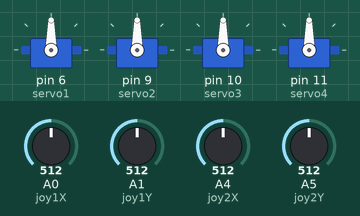
A sketch run on a simulated Arduino Uno, built with avr-gcc and run on an emulated ATmega328P. On the bench: 4 × servo. The test bench sets the inputs (shaded band); at power-on: A0 (joy1X) = 512, A1 (joy1Y) = 512, A4 (joy2X) = 512, A5 (joy2Y) = 512.

Above: at 1.2 s.
1.3 s: A0 (joy1X) set to 716
At 2.1 s:
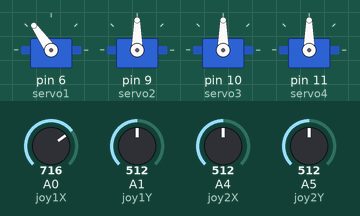
2.8 s: A1 (joy1Y) set to 716
At 3.2 s:
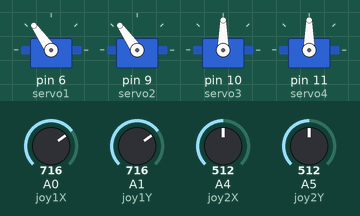
4.3 s: A4 (joy2X) set to 716
At 5.5 s:
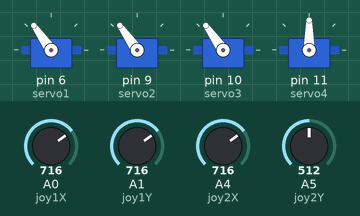
5.8 s: A5 (joy2Y) set to 716
At 6.7 s:
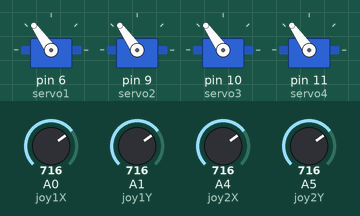
7.3 s: A0 (joy1X) set to 992
At 7.9 s:
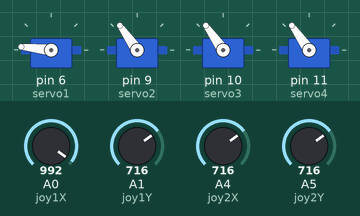
8.8 s: A1 (joy1Y) set to 992
At 10.2 s:
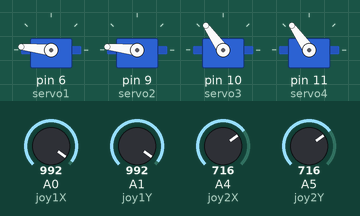
Timing chart, 0 to 11.3 s (numbered marks = the images above; inputs shaded):
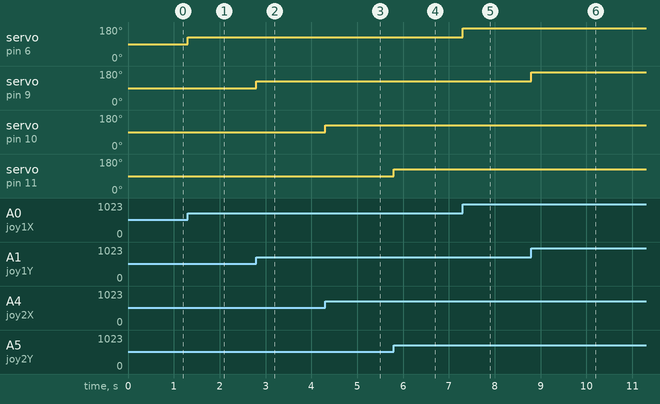

The sketch:

robot_kol_joystick.ino
```cpp
#include <Servo.h>
Servo servo1;
Servo servo2;
Servo servo3;
Servo servo4;
int joy1X=A0;
int joy1Y=A1;

int joy2X=A4;
int joy2Y=A5;


void setup() {
  // put your setup code here, to run once:
servo1.attach(6);
servo2.attach(9);
servo3.attach(10);
servo4.attach(11);


}

void loop() {
  // put your main code here, to run repeatedly:

int pos1=analogRead(joy1X);
pos1=map(pos1,0,1023,0,180);
servo1.write(pos1);

int pos2=analogRead(joy1Y);
pos2=map(pos2,0,1023,0,180);
servo2.write(pos2);

int pos3=analogRead(joy2X);
pos3=map(pos3,0,1023,0,180);
servo3.write(pos3);

int pos4=analogRead(joy2Y);
pos4=map(pos4,0,1023,0,180);
servo4.write(pos4);


}
```

Measured:
- after the input at 1.3 s, servo on pin 6 (servo1): 90° → 125° at once
- after the input at 2.8 s, servo on pin 9 (servo2): 90° → 125° at once
- after the input at 4.3 s, servo on pin 10 (servo3): 90° → 125° at once
- after the input at 5.8 s, servo on pin 11 (servo4): 90° → 125° at once
- after the input at 7.3 s, servo on pin 6 (servo1): 125° → 174° at once
- after the input at 8.8 s, servo on pin 9 (servo2): 125° → 174° at once
